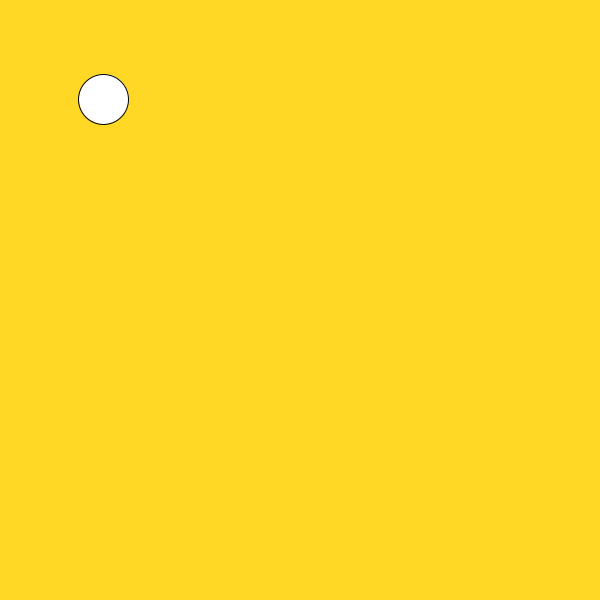
Frame 1 (no input)
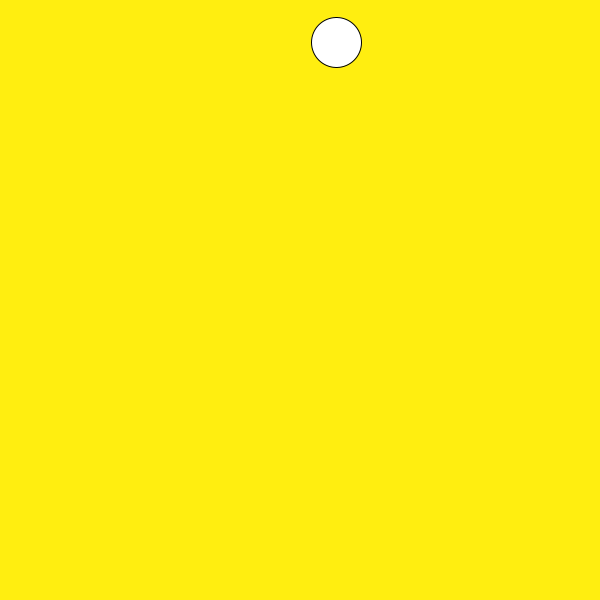
Frame 60 (the mouse pressed at the canvas centre just before this capture)
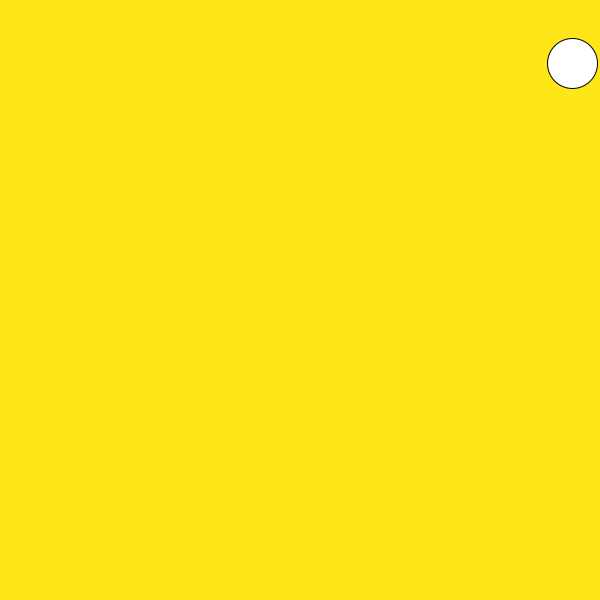
Frame 120 (the mouse held since frame 60 and released just before this capture)

The Processing sketch that drew these frames (run headless with seeded random() and noise(); from frame 60 on, the mouse is pressed at the canvas centre):

// Processing sketch: inClassBouncingBall
// ── inClassBouncingBall.pde
float xPos = 100, yPos = 100;
float xSpeed, ySpeed; 
int size = 50; 
float distance; 
//create a boolean to detect if your ball is clicked; 

void setup(){
  size (600, 600);
  xSpeed = random(2, 5); 
  ySpeed = random(-2, 2); 
}

void draw(){ 
  changeBackground(); 
  xPos += xSpeed; 
  yPos += ySpeed; 
  
  distance = dist(mouseX, mouseY, xPos, yPos); 
  
  //if my ellipse goes further than the right side
  //of my screen, reset 
  if(xPos > width-size/2 || xPos < size/2){
    xSpeed = -xSpeed; 
  }
  
  if(yPos > height-size/2 || yPos < size/2){
    ySpeed = -ySpeed; 
  }
  
  ellipse(xPos, yPos, size, size);  
  
  //if ball clicked --> set speed to 0 
  //if ball not clicked --> set to random value;
}

void mousePressed(){
  if(distance < size/2){
    xSpeed = random(-5, 5); 
    ySpeed = random(-2, 2);
  }  
  //if mouse is within the ball; 
  //turn ball clicked from true - false / false - true 
}

void changeBackground(){
  int g, b;
  
  b = int(map(yPos, 0, height, 0, 232));
  g = int(map(yPos, 0, height, 255, 21));
  background(255, g, b);
}
